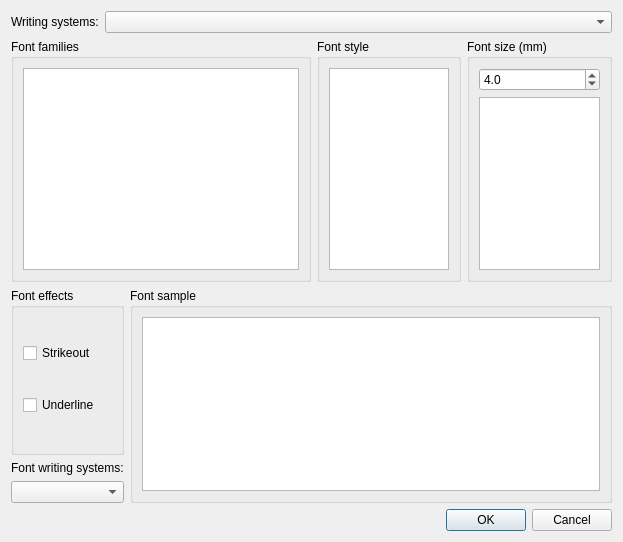
<ui version="4.0" >
 <class>metricFontDialog</class>
 <widget class="QDialog" name="metricFontDialog" >
  <property name="geometry" >
   <rect>
    <x>0</x>
    <y>0</y>
    <width>623</width>
    <height>542</height>
   </rect>
  </property>
  <property name="windowTitle" >
   <string>Font</string>
  </property>
  <layout class="QGridLayout" name="gridLayout_3" >
   <item row="0" column="0" >
    <widget class="QLabel" name="label" >
     <property name="text" >
      <string>Writing systems:</string>
     </property>
    </widget>
   </item>
   <item row="0" column="1" colspan="2" >
    <widget class="QComboBox" name="writingSystemsComboBox" />
   </item>
   <item row="1" column="0" colspan="3" >
    <layout class="QHBoxLayout" name="horizontalLayout" >
     <item>
      <widget class="QGroupBox" name="groupBox" >
       <property name="sizePolicy" >
        <sizepolicy vsizetype="Preferred" hsizetype="Expanding" >
         <horstretch>0</horstretch>
         <verstretch>0</verstretch>
        </sizepolicy>
       </property>
       <property name="minimumSize" >
        <size>
         <width>300</width>
         <height>0</height>
        </size>
       </property>
       <property name="title" >
        <string>Font families</string>
       </property>
       <layout class="QVBoxLayout" name="verticalLayout_2" >
        <item>
         <widget class="QListView" name="familiesListView" >
          <property name="editTriggers" >
           <set>QAbstractItemView::NoEditTriggers</set>
          </property>
         </widget>
        </item>
       </layout>
      </widget>
     </item>
     <item>
      <widget class="QGroupBox" name="groupBox_2" >
       <property name="sizePolicy" >
        <sizepolicy vsizetype="Preferred" hsizetype="Preferred" >
         <horstretch>0</horstretch>
         <verstretch>0</verstretch>
        </sizepolicy>
       </property>
       <property name="title" >
        <string>Font style</string>
       </property>
       <layout class="QGridLayout" name="gridLayout" >
        <item row="0" column="0" >
         <widget class="QListView" name="styleListView" >
          <property name="sizePolicy" >
           <sizepolicy vsizetype="Expanding" hsizetype="Preferred" >
            <horstretch>0</horstretch>
            <verstretch>0</verstretch>
           </sizepolicy>
          </property>
          <property name="editTriggers" >
           <set>QAbstractItemView::NoEditTriggers</set>
          </property>
         </widget>
        </item>
       </layout>
      </widget>
     </item>
     <item>
      <widget class="QGroupBox" name="groupBox_3" >
       <property name="sizePolicy" >
        <sizepolicy vsizetype="Preferred" hsizetype="Preferred" >
         <horstretch>0</horstretch>
         <verstretch>0</verstretch>
        </sizepolicy>
       </property>
       <property name="title" >
        <string>Font size (mm)</string>
       </property>
       <layout class="QVBoxLayout" name="verticalLayout" >
        <item>
         <widget class="QDoubleSpinBox" name="sizeDoubleSpinBox" >
          <property name="sizePolicy" >
           <sizepolicy vsizetype="Fixed" hsizetype="Preferred" >
            <horstretch>0</horstretch>
            <verstretch>0</verstretch>
           </sizepolicy>
          </property>
          <property name="decimals" >
           <number>1</number>
          </property>
          <property name="minimum" >
           <double>0.500000000000000</double>
          </property>
          <property name="maximum" >
           <double>100.000000000000000</double>
          </property>
          <property name="singleStep" >
           <double>0.500000000000000</double>
          </property>
          <property name="value" >
           <double>4.000000000000000</double>
          </property>
         </widget>
        </item>
        <item>
         <widget class="QListView" name="sizeListView" >
          <property name="sizePolicy" >
           <sizepolicy vsizetype="Expanding" hsizetype="Preferred" >
            <horstretch>0</horstretch>
            <verstretch>0</verstretch>
           </sizepolicy>
          </property>
          <property name="editTriggers" >
           <set>QAbstractItemView::NoEditTriggers</set>
          </property>
         </widget>
        </item>
       </layout>
      </widget>
     </item>
    </layout>
   </item>
   <item row="2" column="0" colspan="2" >
    <widget class="QGroupBox" name="groupBox_4" >
     <property name="sizePolicy" >
      <sizepolicy vsizetype="Expanding" hsizetype="Preferred" >
       <horstretch>0</horstretch>
       <verstretch>0</verstretch>
      </sizepolicy>
     </property>
     <property name="title" >
      <string>Font effects</string>
     </property>
     <layout class="QVBoxLayout" name="verticalLayout_3" >
      <item>
       <widget class="QCheckBox" name="strikeoutCheckBox" >
        <property name="text" >
         <string>Strikeout</string>
        </property>
       </widget>
      </item>
      <item>
       <widget class="QCheckBox" name="underlineCheckBox" >
        <property name="text" >
         <string>Underline</string>
        </property>
       </widget>
      </item>
     </layout>
    </widget>
   </item>
   <item rowspan="3" row="2" column="2" >
    <widget class="QGroupBox" name="groupBox_5" >
     <property name="title" >
      <string>Font sample</string>
     </property>
     <layout class="QGridLayout" name="gridLayout_2" >
      <item row="0" column="0" >
       <widget class="QGraphicsView" name="sampleGraphicsView" />
      </item>
     </layout>
    </widget>
   </item>
   <item row="3" column="0" colspan="2" >
    <widget class="QLabel" name="label_2" >
     <property name="text" >
      <string>Font writing systems:</string>
     </property>
    </widget>
   </item>
   <item row="4" column="0" colspan="2" >
    <widget class="QComboBox" name="writingSystemComboBox" />
   </item>
   <item row="5" column="2" >
    <widget class="QDialogButtonBox" name="buttonBox" >
     <property name="standardButtons" >
      <set>QDialogButtonBox::Cancel|QDialogButtonBox::Ok</set>
     </property>
    </widget>
   </item>
  </layout>
 </widget>
 <tabstops>
  <tabstop>familiesListView</tabstop>
  <tabstop>styleListView</tabstop>
  <tabstop>sizeDoubleSpinBox</tabstop>
  <tabstop>sizeListView</tabstop>
  <tabstop>strikeoutCheckBox</tabstop>
  <tabstop>underlineCheckBox</tabstop>
  <tabstop>writingSystemsComboBox</tabstop>
  <tabstop>writingSystemComboBox</tabstop>
  <tabstop>buttonBox</tabstop>
  <tabstop>sampleGraphicsView</tabstop>
 </tabstops>
 <resources/>
 <connections>
  <connection>
   <sender>buttonBox</sender>
   <signal>accepted()</signal>
   <receiver>metricFontDialog</receiver>
   <slot>accept()</slot>
   <hints>
    <hint type="sourcelabel" >
     <x>470</x>
     <y>520</y>
    </hint>
    <hint type="destinationlabel" >
     <x>82</x>
     <y>520</y>
    </hint>
   </hints>
  </connection>
  <connection>
   <sender>buttonBox</sender>
   <signal>rejected()</signal>
   <receiver>metricFontDialog</receiver>
   <slot>reject()</slot>
   <hints>
    <hint type="sourcelabel" >
     <x>384</x>
     <y>524</y>
    </hint>
    <hint type="destinationlabel" >
     <x>113</x>
     <y>508</y>
    </hint>
   </hints>
  </connection>
 </connections>
</ui>
